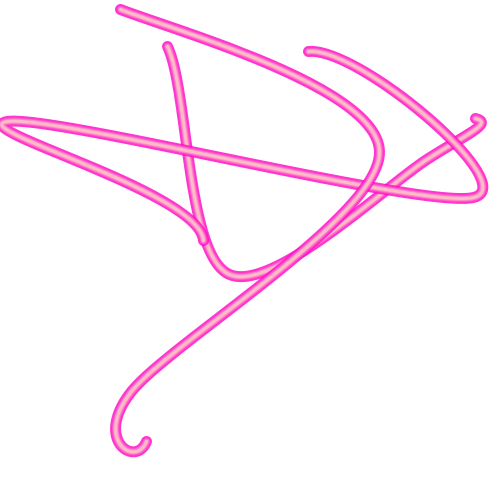
Frame 1 (no input)
Frame 60 (the mouse pressed at the canvas centre just before this capture): identical to frame 1, image omitted
Frame 120 (the mouse held since frame 60 and released just before this capture): identical to frame 1, image omitted

The Processing sketch that drew this single still picture (run headless with seeded random() and noise(); from frame 60 on, the mouse is pressed at the canvas centre):

// Processing sketch: neons
// ── neons.pde
int numNeon = 3;
Neon[] neons;

void setup() {
  size(500, 500);
  neons = new Neon[numNeon];
  for (int i = 0; i < numNeon; i++) {
    neons[i] = new Neon(6);
  }
}

void draw() {
  background(255);
  noFill();
  for (Neon neon : neons) {
    neon.display();
  }
}

class Neon {
  int curves;
  float[] randomX;
  float[] randomY;
  float noiseFactor;
  float speed;

  Neon (int curves_) {
    curves = curves_;
    randomX = new float[curves];
    randomY = new float[curves];
    for (int i = 0; i < curves; i++) {
      randomX[i] = random(width);
      randomY[i] = random(height);
    }
    speed = 5;
  }

  void display() {
    for (int x = 0; x < 5; x++) {
      stroke(255, x*50, 200, 200);
      strokeWeight(11-2*x);
      beginShape();
      for (int i = 0; i < curves; i++) {
        noiseFactor = noise(i*speed/100, float(frameCount)/150);
        curveVertex(randomX[i], randomY[i]);
      }
      endShape();
    }
  }
}
